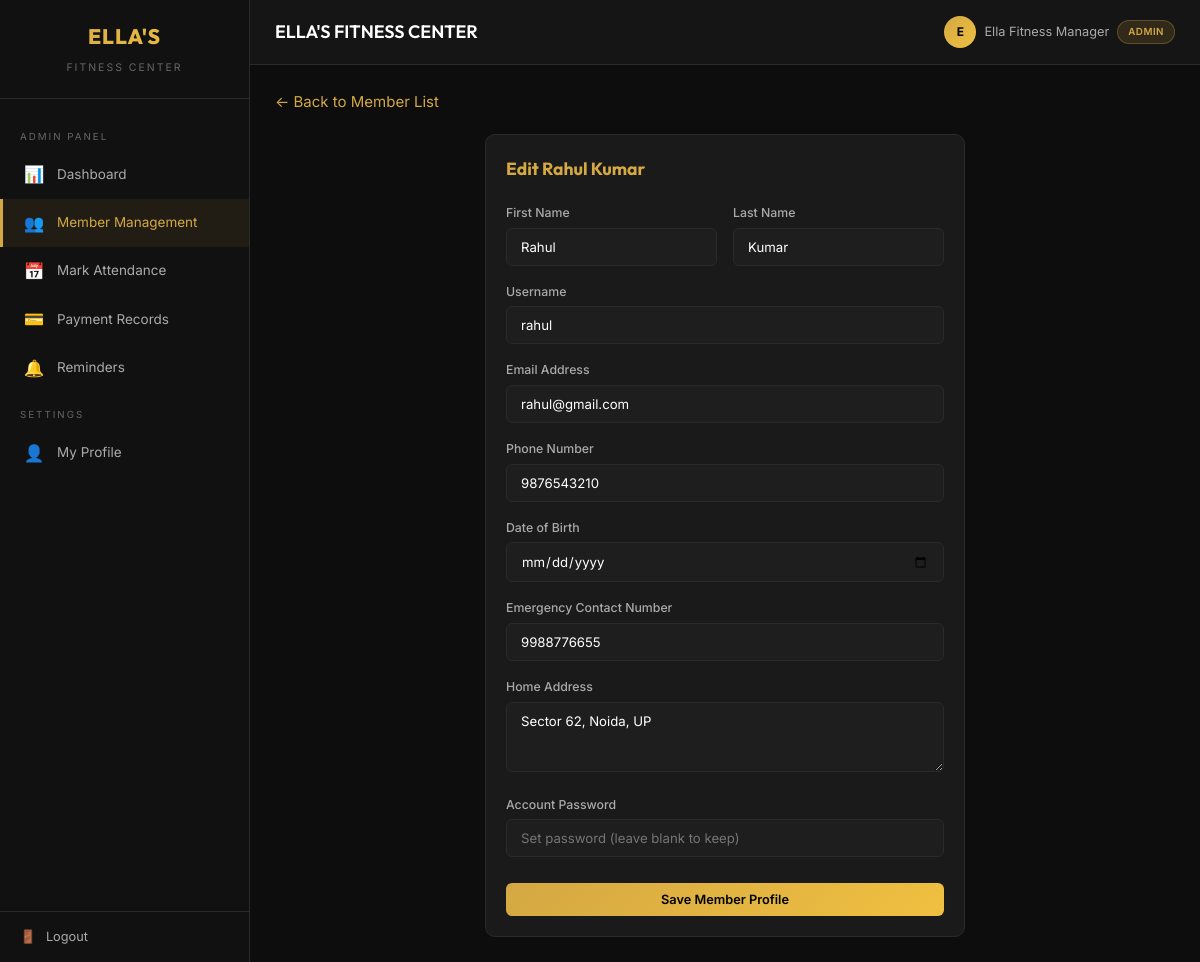
Screenshot of /members/admin/members/2/edit/ (signed in) with the database file from the repository.
### accounts/models.py (models this page shows, shortened)
class User(AbstractUser):
    ROLE_CHOICES = [
        ('CLIENT', 'Client'),
        ('ADMIN', 'Admin'),
    ]
    role = models.CharField(max_length=10, choices=ROLE_CHOICES, default='CLIENT')
    phone = models.CharField(max_length=15, blank=True)
    address = models.TextField(blank=True)
    date_of_birth = models.DateField(null=True, blank=True)
    emergency_contact = models.CharField(max_length=15, blank=True)
    @property
    def is_admin_user(self):
        return self.role == 'ADMIN'

### members/views.py (the view)
# urls.py: path('admin/members/<int:user_id>/edit/', views.member_edit, name='member_edit'),
@admin_required
def member_edit(request, user_id):
    member = get_object_or_404(User, id=user_id, role='CLIENT')
    if request.method == 'POST':
        form = AdminMemberForm(request.POST, instance=member)
        if form.is_valid():
            user = form.save(commit=False)
            password = form.cleaned_data.get('password')
            if password:
                user.set_password(password)
            user.save()
            messages.success(request, f'Member {user.get_full_name()} updated!')
            return redirect('member_detail', user_id=user.id)
    else:
        form = AdminMemberForm(instance=member)
    return render(request, 'members/form.html', {'form': form, 'title': f'Edit {member.get_full_name()}'})

### accounts/forms.py
class AdminMemberForm(forms.ModelForm):
    password = forms.CharField(required=False, widget=forms.PasswordInput(attrs={
        'placeholder': 'Set password (leave blank to keep)', 'class': 'form-input'
    }))
    class Meta:
        model = User
        fields = ['first_name', 'last_name', 'username', 'email', 'phone', 'address', 'date_of_birth', 'emergency_contact']
        widgets = {
            'first_name': forms.TextInput(attrs={'class': 'form-input'}),
            'last_name': forms.TextInput(attrs={'class': 'form-input'}),
            'username': forms.TextInput(attrs={'class': 'form-input'}),
            'email': forms.EmailInput(attrs={'class': 'form-input'}),
            'phone': forms.TextInput(attrs={'class': 'form-input'}),
            'address': forms.Textarea(attrs={'class': 'form-input', 'rows': 3}),
            'date_of_birth': forms.DateInput(attrs={'class': 'form-input', 'type': 'date'}),
            'emergency_contact': forms.TextInput(attrs={'class': 'form-input'}),
        }

### templates/members/form.html (shortened to what this page needs)
{% extends 'dashboard_base.html' %}
{% block content %}
<div class="mb-20">
    <a href="{% url 'member_list' %}" class="text-gold">← Back to Member List</a>
</div>
<div class="form-card card">
    <h3 class="mb-20" style="font-family: var(--font-heading); color: var(--gold);">{{ title }}</h3>
    <form method="post">
        <div class="grid-2">
            <div class="form-group">
                <label for="{{ form.first_name.id_for_label }}">First Name</label>
                {{ form.first_name }}
            </div>
            <div class="form-group">
                <label for="{{ form.last_name.id_for_label }}">Last Name</label>
                {{ form.last_name }}
            </div>
        </div>
        <div class="form-group">
            <label for="{{ form.username.id_for_label }}">Username</label>
            {{ form.username }}
        </div>
        <div class="form-group">
            <label for="{{ form.email.id_for_label }}">Email Address</label>
            {{ form.email }}
        </div>
        <div class="form-group">
            <label for="{{ form.phone.id_for_label }}">Phone Number</label>
            {{ form.phone }}
        </div>
        <div class="form-group">
            <label for="{{ form.date_of_birth.id_for_label }}">Date of Birth</label>
            {{ form.date_of_birth }}
        </div>
        <div class="form-group">
            <label for="{{ form.emergency_contact.id_for_label }}">Emergency Contact Number</label>
            {{ form.emergency_contact }}
        </div>
        <div class="form-group">
            <label for="{{ form.address.id_for_label }}">Home Address</label>
            {{ form.address }}
        </div>
        <div class="form-group">
            <label for="{{ form.password.id_for_label }}">Account Password</label>
            {{ form.password }}
        </div>
        <button type="submit" class="btn btn-gold" style="width: 100%; justify-content: center; margin-top: 10px;">
            Save Member Profile
        </button>
    </form>
</div>
{% endblock %}

### templates/components/header.html (shortened to what this page needs)
<div class="header">
    <div class="header-left">
        <h1>{% block header_title %}ELLA'S FITNESS CENTER{% endblock %}</h1>
    </div>
    <div class="header-right">
        <div class="header-user">
            <div class="avatar">
                {{ user.first_name|slice:":1"|upper|default:user.username|slice:":1"|upper }}
            </div>
            <span>{{ user.get_full_name|default:user.username }}</span>
            <span class="badge badge-gold" style="font-size: 0.65rem;">{{ user.get_role_display }}</span>
        </div>
    </div>
</div>

### static/css/style.css (style rules this page uses)
:root { --bg-primary: #0d0d0d; --bg-secondary: #151515; --bg-card: #1a1a1a; --bg-card-hover: #222222; --bg-input: #1e1e1e; --bg-sidebar: #111111; --gold: #d4a843; --gold-bright: #f0c040; --gold-dim: #a88430; --gold-gradient: linear-gradient(135deg, #d4a843, #f0c040); --text-primary: #ffffff; --text-secondary: #aaaaaa; --text-muted: #666666; --success: #4caf50; --success-bg: rgba(76, 175, 80, 0.15); --danger: #f44336; --danger-bg: rgba(244, 67, 54, 0.15); --warning: #ff9800; --warning-bg: rgba(255, 152, 0, 0.15); --info: #2196f3; --info-bg: rgba(33, 150, 243, 0.15); --border-color: #2a2a2a; --border-gold: rgba(212, 168, 67, 0.3); --radius-sm: 6px; --radius-md: 10px; --radius-lg: 16px; --shadow: 0 2px 12px rgba(0,0,0,0.4); --shadow-gold: 0 0 20px rgba(212, 168, 67, 0.1); --sidebar-width: 250px; --header-height: 65px; --font-primary: 'Inter', -apple-system, BlinkMacSystemFont, sans-serif; --font-heading: 'Outfit', 'Inter', sans-serif; }
*, *::before, *::after { margin: 0; padding: 0; box-sizing: border-box; }
html { font-size: 15px; scroll-behavior: smooth; }
body { font-family: var(--font-primary); background: var(--bg-primary); color: var(--text-primary); line-height: 1.6; min-height: 100vh; }
a { color: var(--gold); text-decoration: none; transition: color 0.2s; }
.header { height: var(--header-height); background: var(--bg-secondary); border-bottom: 1px solid var(--border-color); display: flex; align-items: center; justify-content: space-between; padding: 0 25px; position: sticky; top: 0; z-index: 50; }
.header-left { display: flex; align-items: center; gap: 15px; }
.header-left h1 { font-family: var(--font-heading); font-size: 1.2rem; font-weight: 600; }
.header-right { display: flex; align-items: center; gap: 15px; }
.header-user { display: flex; align-items: center; gap: 8px; color: var(--text-secondary); font-size: 0.85rem; }
.header-user .avatar { width: 32px; height: 32px; border-radius: 50%; background: var(--gold-gradient); display: flex; align-items: center; justify-content: center; font-weight: 700; font-size: 0.8rem; color: #000; }
.card { background: var(--bg-card); border: 1px solid var(--border-color); border-radius: var(--radius-md); padding: 20px; transition: border-color 0.2s; }
.btn { display: inline-flex; align-items: center; gap: 6px; padding: 9px 18px; border: none; border-radius: var(--radius-sm); font-family: var(--font-primary); font-size: 0.85rem; font-weight: 500; cursor: pointer; transition: all 0.2s; text-decoration: none; }
.btn-gold { background: var(--gold-gradient); color: #000; font-weight: 600; }
.form-group { margin-bottom: 16px; }
.form-group label { display: block; margin-bottom: 5px; font-size: 0.82rem; color: var(--text-secondary); font-weight: 500; }
.form-input, input[type="text"], input[type="email"], input[type="password"], input[type="number"], input[type="date"], input[type="tel"], textarea, select { width: 100%; padding: 10px 14px; background: var(--bg-input); border: 1px solid var(--border-color); border-radius: var(--radius-sm); color: var(--text-primary); font-family: var(--font-primary); font-size: 0.88rem; transition: border-color 0.2s; }
.form-card { max-width: 480px; margin: 0 auto; }
.badge { display: inline-flex; align-items: center; padding: 3px 10px; border-radius: 20px; font-size: 0.72rem; font-weight: 600; text-transform: uppercase; letter-spacing: 0.5px; }
.badge-gold { background: rgba(212, 168, 67, 0.15); color: var(--gold); border: 1px solid var(--border-gold); }
.text-gold { color: var(--gold); }
.mb-20 { margin-bottom: 20px; }
.grid-2 { display: grid; grid-template-columns: 1fr 1fr; gap: 16px; }

### rows the page displays
User: first_name "E", get_full_name "Ella Fitness Manager", role "ADMIN"
User: first_name "Rahul", last_name "Kumar", username "rahul", email "rahul@gmail.com", phone "9876543210", emergency_contact "9988776655", address "Sector 62, Noida, UP"

### other values shown
{{ title }} "Edit Rahul Kumar"
